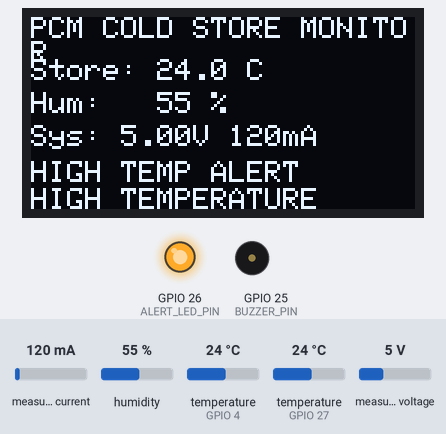
Bench run of a sketch on a simulated ESP32. On the bench: 128×64 one-colour display, output pins drawn as LEDs (lit = HIGH), buzzer (waves = sounding). The inputs (shaded band) are chosen by the test bench; at power-on: temperature (sensors on GPIO 4, GPIO 27) 24 °C, measured voltage 5 V, measured current 120 mA, humidity 55 %. WiFi joins after 1.5 s; servers stay silent unless stated; what the sketch prints to the serial monitor is not drawn.

Above: at 2.0 s.
2.1 s: temperature (sensor on GPIO 4) set to 12.5 °C
At 12.1 s:
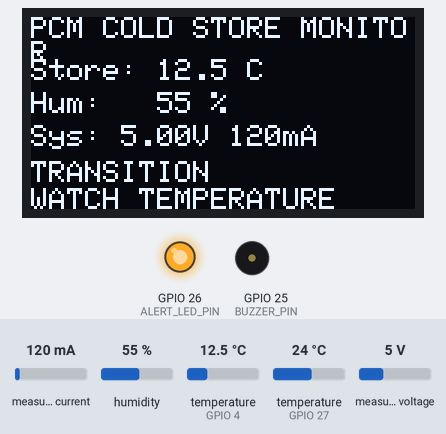
12.4 s: temperature (sensor on GPIO 4) set to 11.5 °C
At 21.3 s:
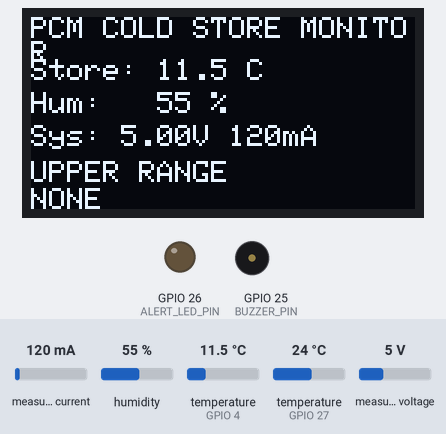
22.3 s: measured voltage set to 4.9 V
At 31.3 s:
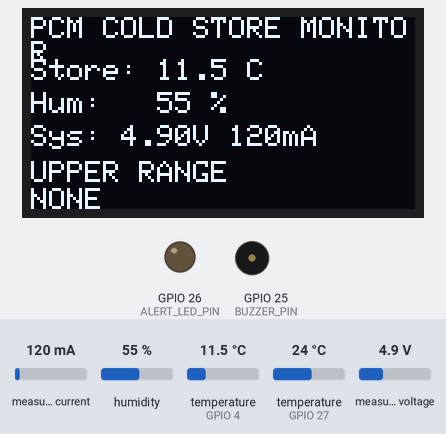
32.3 s: measured voltage set to 4.5 V
At 42.1 s:
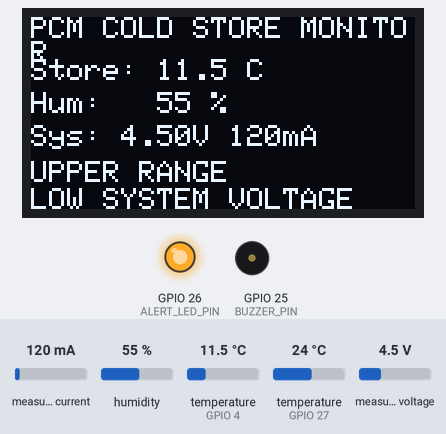
42.4 s: temperature (sensor on GPIO 4) set to 10.7 °C
At 52.1 s:
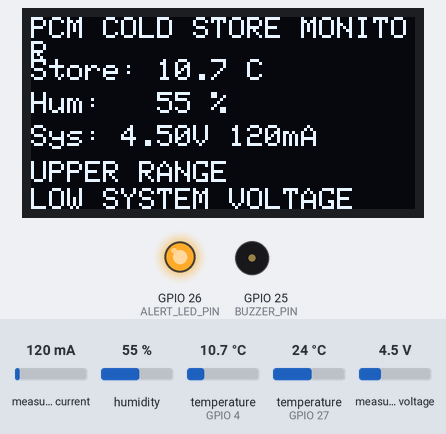
52.4 s: temperature (sensor on GPIO 4) set to 9.4 °C
At 62.1 s:
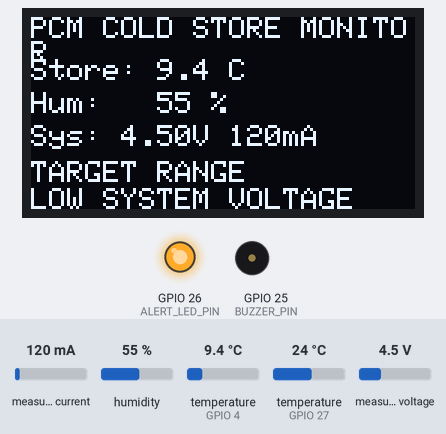
Timing chart, 0 to 63.4 s (numbered marks = the images above; inputs shaded):
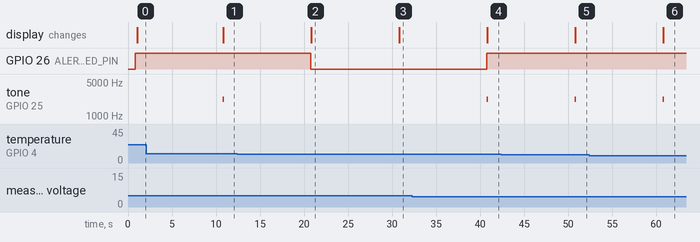

The sketch:

cold_store_controller.ino
```cpp
#include <Arduino.h>
#include <WiFi.h>
#include <WebServer.h>
#include <Wire.h>
#include <OneWire.h>
#include <DallasTemperature.h>
#include <DHT.h>
#include <Adafruit_INA219.h>
#include <Adafruit_GFX.h>
#include <Adafruit_SSD1306.h>

// SIH 2026 PS 26005: PCM cold-store monitoring controller.
// PCM is a passive thermal buffer; this firmware only measures, reports, and alerts.

// Hoisted type definitions
struct Reading {
  float primaryC = NAN;
  float dhtC = NAN;
  float humidity = NAN;
  float volts = NAN;
  float currentMa = NAN;
  float powerMw = NAN;
  bool dsOk = false;
  bool dhtOk = false;
  bool inaOk = false;
  bool cameraSeen = false;
  String status = "STARTING";
  String alert = "NONE";
  uint32_t sampledAtMs = 0;
};


// Forward declarations
bool plausibleTemperature(float c);
bool plausibleHumidity(float h);
String nowLabel();
void addHistory();
void deriveStatus();
bool alertActive();
void updateAlerts();
void readSensors();
void checkCameraHeartbeat();
String valueOrError(bool valid, float value, uint8_t decimals);
String jsonPayload();
void setupWebServer();
void startNetwork();
void maintainNetwork();
void drawDisplay();

constexpr uint8_t DS18B20_PIN = 4;
constexpr uint8_t DHT_PIN = 27;
constexpr uint8_t BUZZER_PIN = 25;
constexpr uint8_t ALERT_LED_PIN = 26;
constexpr uint8_t CAM_RX_PIN = 16; // ESP32-CAM U0T -> controller RX
constexpr uint8_t CAM_TX_PIN = 17; // ESP32-CAM U0R <- controller TX
constexpr uint8_t I2C_SDA_PIN = 21;
constexpr uint8_t I2C_SCL_PIN = 22;
constexpr uint32_t SAMPLE_INTERVAL_MS = 10000;
constexpr uint32_t DISPLAY_INTERVAL_MS = 1000;
constexpr uint32_t WIFI_RETRY_INTERVAL_MS = 15000;
constexpr float LOW_TEMP_C = 6.0f;
constexpr float TARGET_HIGH_C = 10.0f;
constexpr float UPPER_HIGH_C = 12.0f;
constexpr float HIGH_TEMP_C = 13.0f;
constexpr float LOW_SYSTEM_VOLTAGE = 4.75f;

// Leave blank to demonstrate with the protected fallback access point.
// Set these before deployment only when an existing Wi-Fi network is available.
const char* WIFI_SSID = "";
const char* WIFI_PASSWORD = "";
const char* AP_SSID = "ColdStore-Setup";
const char* AP_PASSWORD = "coldstore26005";

OneWire oneWire(DS18B20_PIN);
DallasTemperature ds18b20(&oneWire);
DHT dht(DHT_PIN, DHT22);
Adafruit_INA219 ina219;
Adafruit_SSD1306 display(128, 64, &Wire, -1);
WebServer server(80);
HardwareSerial cameraSerial(2);


Reading reading;
String history[24];
uint8_t historyHead = 0;
uint8_t historyCount = 0;
bool oledOk = false;
bool inaOkAtBoot = false;
bool apMode = false;
uint32_t lastSample = 0;
uint32_t lastDisplay = 0;
uint32_t lastWifiRetry = 0;
uint32_t lastCameraMessage = 0;

bool plausibleTemperature(float c) { return !isnan(c) && c > -40.0f && c < 85.0f; }
bool plausibleHumidity(float h) { return !isnan(h) && h >= 0.0f && h <= 100.0f; }

String nowLabel() {
  uint32_t seconds = millis() / 1000;
  char text[16];
  snprintf(text, sizeof(text), "%02lu:%02lu:%02lu", seconds / 3600, (seconds / 60) % 60, seconds % 60);
  return String(text);
}

void addHistory() {
  String line = nowLabel() + ",";
  line += reading.dsOk ? String(reading.primaryC, 2) : "ERR";
  line += "," + (reading.dhtOk ? String(reading.humidity, 1) : "ERR");
  line += "," + (reading.inaOk ? String(reading.volts, 2) : "ERR");
  line += "," + (reading.inaOk ? String(reading.currentMa, 0) : "ERR");
  line += "," + reading.alert;
  history[historyHead] = line;
  historyHead = (historyHead + 1) % 24;
  if (historyCount < 24) historyCount++;
}

void deriveStatus() {
  if (!reading.dsOk) {
    reading.status = "SENSOR FAULT";
    reading.alert = "DS18B20 FAULT";
  } else if (reading.primaryC < LOW_TEMP_C) {
    reading.status = "COOLING PROTECT";
    reading.alert = "LOW TEMPERATURE";
  } else if (reading.primaryC <= TARGET_HIGH_C) {
    reading.status = "TARGET RANGE";
    reading.alert = "NONE";
  } else if (reading.primaryC <= UPPER_HIGH_C) {
    reading.status = "UPPER RANGE";
    reading.alert = "NONE";
  } else if (reading.primaryC >= HIGH_TEMP_C) {
    reading.status = "HIGH TEMP ALERT";
    reading.alert = "HIGH TEMPERATURE";
  } else {
    reading.status = "TRANSITION"; // 12.0 to below 13.0 C
    reading.alert = "WATCH TEMPERATURE";
  }
  if (!reading.dhtOk && reading.alert == "NONE") reading.alert = "DHT22 FAULT";
  if (!reading.inaOk && reading.alert == "NONE") reading.alert = "INA219 FAULT";
  if (reading.inaOk && reading.volts < LOW_SYSTEM_VOLTAGE && reading.alert == "NONE") reading.alert = "LOW SYSTEM VOLTAGE";
}

bool alertActive() { return reading.alert != "NONE"; }

void updateAlerts() {
  bool active = alertActive();
  digitalWrite(ALERT_LED_PIN, active ? HIGH : LOW);
  // A short non-blocking beep pattern. No relay or cooling load is driven here.
  static uint32_t previousTone = 0;
  if (active && millis() - previousTone > 5000) {
    tone(BUZZER_PIN, 2200, 180);
    previousTone = millis();
  }
}

void readSensors() {
  ds18b20.requestTemperatures();
  float primary = ds18b20.getTempCByIndex(0);
  reading.dsOk = primary != DEVICE_DISCONNECTED_C && plausibleTemperature(primary);
  reading.primaryC = reading.dsOk ? primary : NAN;

  float dhtHumidity = dht.readHumidity();
  float dhtTemp = dht.readTemperature();
  reading.dhtOk = plausibleTemperature(dhtTemp) && plausibleHumidity(dhtHumidity);
  reading.dhtC = reading.dhtOk ? dhtTemp : NAN;
  reading.humidity = reading.dhtOk ? dhtHumidity : NAN;

  reading.inaOk = inaOkAtBoot;
  if (reading.inaOk) {
    reading.volts = ina219.getBusVoltage_V();
    reading.currentMa = ina219.getCurrent_mA();
    reading.powerMw = ina219.getPower_mW();
    if (isnan(reading.volts) || isnan(reading.currentMa) || isnan(reading.powerMw) || reading.volts < 0.0f || reading.volts > 26.0f) reading.inaOk = false;
  }
  deriveStatus();
  updateAlerts();
  reading.sampledAtMs = millis();
  addHistory();
  Serial.printf("[%s] DS18B20=%s DHT22=%s INA219=%s status=%s alert=%s\n", nowLabel().c_str(), reading.dsOk ? String(reading.primaryC, 2).c_str() : "ERR", reading.dhtOk ? String(reading.humidity, 1).c_str() : "ERR", reading.inaOk ? String(reading.volts, 2).c_str() : "ERR", reading.status.c_str(), reading.alert.c_str());
}

void checkCameraHeartbeat() {
  while (cameraSerial.available()) {
    String message = cameraSerial.readStringUntil('\n');
    message.trim();
    if (message == "CAM_OK") {
      reading.cameraSeen = true;
      lastCameraMessage = millis();
    }
  }
  if (lastCameraMessage && millis() - lastCameraMessage > 60000) reading.cameraSeen = false;
}

String valueOrError(bool valid, float value, uint8_t decimals) { return valid ? String(value, decimals) : "ERR"; }

String jsonPayload() {
  String json = "{";
  json += "\"uptime_s\":" + String(millis() / 1000);
  json += ",\"storage_temp_c\":" + (reading.dsOk ? String(reading.primaryC, 2) : "null");
  json += ",\"dht_temp_c\":" + (reading.dhtOk ? String(reading.dhtC, 2) : "null");
  json += ",\"humidity_pct\":" + (reading.dhtOk ? String(reading.humidity, 1) : "null");
  json += ",\"system_voltage_v\":" + (reading.inaOk ? String(reading.volts, 2) : "null");
  json += ",\"current_ma\":" + (reading.inaOk ? String(reading.currentMa, 1) : "null");
  json += ",\"power_mw\":" + (reading.inaOk ? String(reading.powerMw, 1) : "null");
  json += ",\"status\":\"" + reading.status + "\"";
  json += ",\"alert\":\"" + reading.alert + "\"";
  json += ",\"camera_heartbeat\":" + String(reading.cameraSeen ? "true" : "false");
  json += ",\"wifi_mode\":\"" + String(apMode ? "AP" : "STA") + "\"";
  json += "}";
  return json;
}

const char INDEX_HTML[] PROGMEM = R"rawliteral(
<!doctype html><html><head><meta name="viewport" content="width=device-width,initial-scale=1"><title>Cold Store Monitor</title><style>body{font-family:Arial;margin:20px;background:#f2f6f4;color:#16251d}.grid{display:grid;grid-template-columns:repeat(auto-fit,minmax(150px,1fr));gap:10px}.card{background:white;padding:14px;border-radius:10px;box-shadow:0 1px 4px #aaa}.bad{color:#b00020;font-weight:bold}small{color:#445}</style></head><body><h2>PCM Cold-Store Monitor</h2><p><b id="status">Loading</b> &mdash; <span id="alert"></span></p><div class="grid"><div class="card">Storage temperature<br><b id="t">--</b> °C</div><div class="card">Humidity<br><b id="h">--</b> %</div><div class="card">System voltage<br><b id="v">--</b> V</div><div class="card">Current<br><b id="i">--</b> mA</div><div class="card">Power<br><b id="p">--</b> mW</div><div class="card">Camera node<br><b id="cam">--</b></div></div><p><small>DS18B20 is the control reference. Target 6–10 °C; upper range 10–12 °C; warning below 6 °C; high-temperature alert at or above 13 °C. PCM buffering is a design target, not a measured result.</small></p><p><a href="/api/history">Download recent CSV history</a></p><script>async function poll(){try{let d=await (await fetch('/api/readings')).json();for(let [id,k] of [['t','storage_temp_c'],['h','humidity_pct'],['v','system_voltage_v'],['i','current_ma'],['p','power_mw']])document.getElementById(id).textContent=d[k]??'ERR';document.getElementById('status').textContent=d.status;document.getElementById('alert').textContent=d.alert;document.getElementById('alert').className=d.alert==='NONE'?'':'bad';document.getElementById('cam').textContent=d.camera_heartbeat?'heartbeat received':'not reporting';}catch(e){document.getElementById('status').textContent='Dashboard connection lost';}}setInterval(poll,3000);poll();</script></body></html>
)rawliteral";

void setupWebServer() {
  server.on("/", []() { server.send_P(200, "text/html", INDEX_HTML); });
  server.on("/api/readings", []() { server.send(200, "application/json", jsonPayload()); });
  server.on("/api/history", []() {
    String csv = "uptime,storage_temp_c,humidity_pct,system_voltage_v,current_ma,alert\n";
    uint8_t start = (historyHead + 24 - historyCount) % 24;
    for (uint8_t i = 0; i < historyCount; ++i) csv += history[(start + i) % 24] + "\n";
    server.sendHeader("Content-Disposition", "attachment; filename=cold_store_history.csv");
    server.send(200, "text/csv", csv);
  });
  server.onNotFound([]() { server.send(404, "text/plain", "Not found"); });
  server.begin();
}

void startNetwork() {
  WiFi.mode(WIFI_AP_STA);
  if (strlen(WIFI_SSID) > 0) {
    WiFi.begin(WIFI_SSID, WIFI_PASSWORD);
    uint32_t start = millis();
    while (WiFi.status() != WL_CONNECTED && millis() - start < 10000) delay(250);
  }
  if (WiFi.status() == WL_CONNECTED) {
    apMode = false;
    Serial.print("Wi-Fi connected. Dashboard: http://");
    Serial.println(WiFi.localIP());
  } else {
    WiFi.softAP(AP_SSID, AP_PASSWORD);
    apMode = true;
    Serial.print("Fallback dashboard AP ");
    Serial.print(AP_SSID);
    Serial.print(" at http://");
    Serial.println(WiFi.softAPIP());
  }
}

void maintainNetwork() {
  if (!apMode && WiFi.status() != WL_CONNECTED && millis() - lastWifiRetry > WIFI_RETRY_INTERVAL_MS) {
    WiFi.reconnect();
    lastWifiRetry = millis();
  }
}

void drawDisplay() {
  if (!oledOk) return;
  display.clearDisplay();
  display.setTextColor(SSD1306_WHITE);
  display.setTextSize(1);
  display.setCursor(0, 0); display.print("PCM COLD STORE MONITOR");
  display.setCursor(0, 14); display.print("Store: "); display.print(valueOrError(reading.dsOk, reading.primaryC, 1)); display.print(" C");
  display.setCursor(0, 25); display.print("Hum:   "); display.print(valueOrError(reading.dhtOk, reading.humidity, 0)); display.print(" %");
  display.setCursor(0, 36); display.print("Sys: "); display.print(valueOrError(reading.inaOk, reading.volts, 2)); display.print("V "); display.print(valueOrError(reading.inaOk, reading.currentMa, 0)); display.print("mA");
  display.setCursor(0, 48); display.print(reading.status);
  display.setCursor(0, 57); display.print(reading.alert);
  display.display();
}

void setup() {
  Serial.begin(115200);
  pinMode(ALERT_LED_PIN, OUTPUT);
  digitalWrite(ALERT_LED_PIN, LOW);
  cameraSerial.begin(115200, SERIAL_8N1, CAM_RX_PIN, CAM_TX_PIN);
  Wire.begin(I2C_SDA_PIN, I2C_SCL_PIN);
  oledOk = display.begin(SSD1306_SWITCHCAPVCC, 0x3C);
  if (oledOk) { display.clearDisplay(); display.setTextColor(SSD1306_WHITE); display.setCursor(0,0); display.println("Cold-store booting"); display.display(); }
  inaOkAtBoot = ina219.begin();
  ds18b20.begin();
  dht.begin();
  startNetwork();
  setupWebServer();
  readSensors();
}

void loop() {
  server.handleClient();
  checkCameraHeartbeat();
  maintainNetwork();
  if (millis() - lastSample >= SAMPLE_INTERVAL_MS) { lastSample = millis(); readSensors(); }
  if (millis() - lastDisplay >= DISPLAY_INTERVAL_MS) { lastDisplay = millis(); drawDisplay(); }
}
```

Measured:
- the behaviour switches between 12.1 and 12 °C on temperature (sensor on GPIO 4) (found by bisection; images 1 and 2)
- the behaviour switches between 4.8 and 4.7 V on measured voltage (found by bisection; images 3 and 4)
- the behaviour switches between 10.1 and 10 °C on temperature (sensor on GPIO 4) (found by bisection; images 5 and 6)
- after the input at 2.1 s, the display: changes after 8.7 s (image 1)
- after the input at 12.4 s, GPIO 26 (ALERT_LED_PIN): HIGH → LOW after 8.4 s; tone on GPIO 25 (BUZZER_PIN): stays silent (without the input it goes to 2200 Hz after 8.4 s); the display: changes after 8.4 s (image 2)
- after the input at 22.3 s, the display: changes after 8.5 s (image 3)
- after the input at 32.3 s, GPIO 26 (ALERT_LED_PIN): LOW → HIGH after 8.5 s; tone on GPIO 25 (BUZZER_PIN): silent → 2200 Hz after 8.5 s, → silent 0.18 s later; the display: changes after 8.5 s (image 4)
- after the input at 42.4 s, the display: changes after 8.4 s (image 5)
- after the input at 52.4 s, the display: changes after 8.4 s (image 6)
